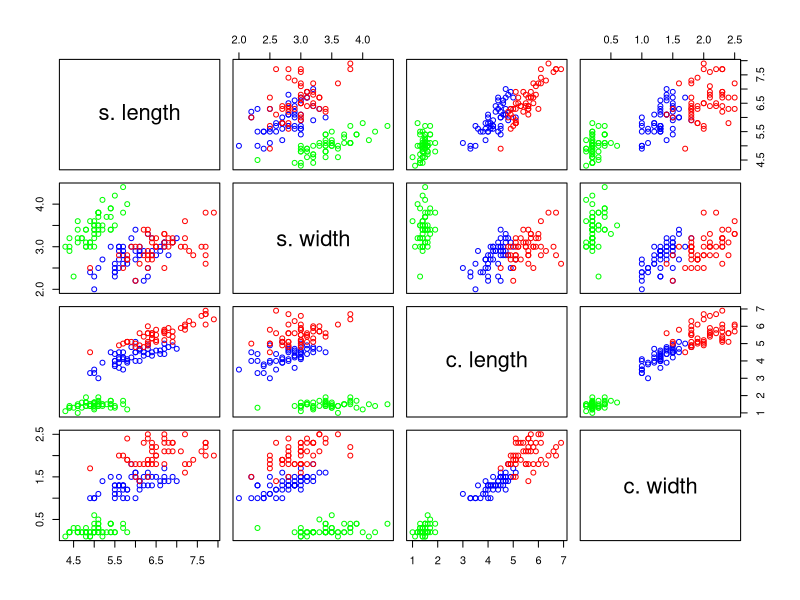

Write the R code that produced this figure.
require(MASS)
data(iris)


########## method 1: cov
data(iris)
cor(iris[,1:4]) # covariance is a measure of how one variable is associated with another

########## method 2: scatter plot matrix
cols <- character(nrow(iris))
cols[] <- "black"

cols[iris$Species == "versicolor"] <- "blue"
cols[iris$Species == "setosa"] <- "green"
cols[iris$Species == "virginica"] <- "red"
pairs(iris[,1:4],col=cols, labels=c("s. length", "s. width", "c. length", "c. width"))
